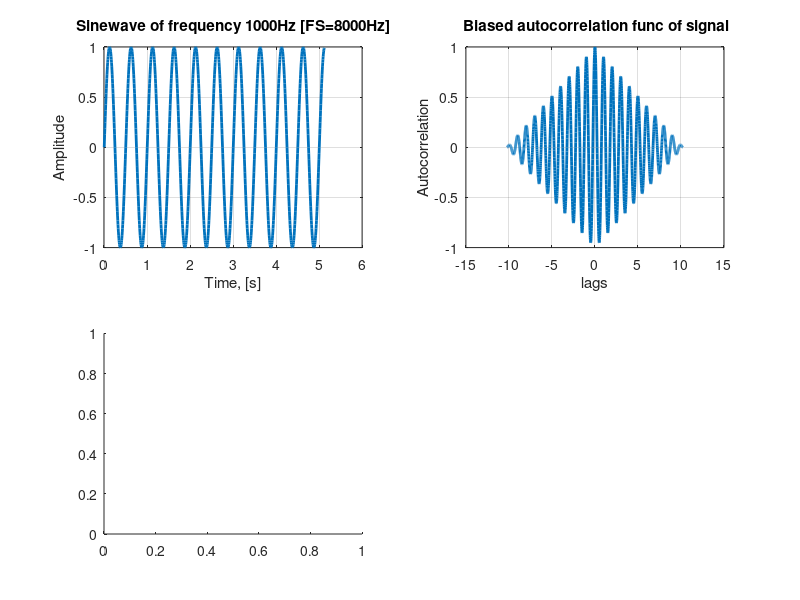

This figure's MATLAB source: (Note: this script raises an error after producing the figure.)
clc;clear all; close all;


N=1024; % Number of samples
f=2; % Frequency of the sinewave
FS = 200; % Sampling Frequency
wn = (2*pi*f/FS);
k=0:N-1; % Sample index numbers
u=sin(wn*k); % Generate the signal, u(k)
[Ruu,lags]=xcorr(u,'coeff'); % Estimate its autocorrelation
tau = lags*f/FS;
t =[1:N]*(1/FS); % Prepare a time axis 


figure(1)
% Plot
subplot(2,2,1); % Signal 
plot(t,u,'LineWidth',2); 
title('Sinewave of frequency 1000Hz [FS=8000Hz]');
xlabel('Time, [s]');
ylabel('Amplitude');
grid;

subplot(2,2,2); % Autocorrelation
plot(tau,Ruu,'LineWidth',2);
grid;
title(' Biased autocorrelation func of signal');
xlabel('lags');
ylabel('Autocorrelation');


subplot(2,2,3); % Periodogram psd
psd(spectrum.periodogram,u,'Fs',FS);

subplot(2,2,4); % Welch psd, use default of 8 sections, 50% overlap, Hamming window
pwelch(u,128,64,128,FS);